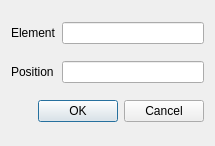
<?xml version="1.0" encoding="UTF-8"?>
<ui version="4.0">
 <class>EmplaceDialog</class>
 <widget class="QDialog" name="EmplaceDialog">
  <property name="geometry">
   <rect>
    <x>0</x>
    <y>0</y>
    <width>215</width>
    <height>146</height>
   </rect>
  </property>
  <property name="windowTitle">
   <string>Dialog</string>
  </property>
  <layout class="QGridLayout" name="gridLayout">
   <item row="0" column="0">
    <widget class="QLabel" name="label">
     <property name="text">
      <string>Element</string>
     </property>
    </widget>
   </item>
   <item row="0" column="1">
    <widget class="QLineEdit" name="lineEdit">
     <property name="inputMethodHints">
      <set>Qt::ImhDigitsOnly</set>
     </property>
    </widget>
   </item>
   <item row="1" column="0">
    <widget class="QLabel" name="label_2">
     <property name="text">
      <string>Position</string>
     </property>
    </widget>
   </item>
   <item row="1" column="1">
    <widget class="QLineEdit" name="lineEdit_2">
     <property name="inputMethodHints">
      <set>Qt::ImhDigitsOnly</set>
     </property>
    </widget>
   </item>
   <item row="2" column="0" colspan="2">
    <widget class="QDialogButtonBox" name="buttonBox">
     <property name="orientation">
      <enum>Qt::Horizontal</enum>
     </property>
     <property name="standardButtons">
      <set>QDialogButtonBox::Cancel|QDialogButtonBox::Ok</set>
     </property>
    </widget>
   </item>
  </layout>
 </widget>
 <resources/>
 <connections>
  <connection>
   <sender>buttonBox</sender>
   <signal>accepted()</signal>
   <receiver>EmplaceDialog</receiver>
   <slot>accept()</slot>
   <hints>
    <hint type="sourcelabel">
     <x>248</x>
     <y>254</y>
    </hint>
    <hint type="destinationlabel">
     <x>157</x>
     <y>274</y>
    </hint>
   </hints>
  </connection>
  <connection>
   <sender>buttonBox</sender>
   <signal>rejected()</signal>
   <receiver>EmplaceDialog</receiver>
   <slot>reject()</slot>
   <hints>
    <hint type="sourcelabel">
     <x>316</x>
     <y>260</y>
    </hint>
    <hint type="destinationlabel">
     <x>286</x>
     <y>274</y>
    </hint>
   </hints>
  </connection>
 </connections>
</ui>
